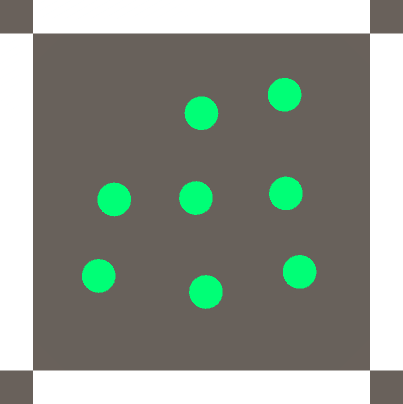
%> input picture Python/data/MultiSetTest1/0002_shot.png, 403 x 404 px; its folder holds only this picture in this run
$ octave aug_test.m   (GNU Octave 9; MATLAB toolbox functions it lacks are replaced by stand-ins)
%> lines starting %> are read from the running program, lines starting %| are printed output that depends on the picture


dataDir = 'MultiSetTest1';%fullfile('data', '291');
mkdir('test_imgs/');
count = 0;
f_lst = [];
f_lst = [f_lst; dir(fullfile(dataDir, '*.png'))];
f_lst = [f_lst; dir(fullfile(dataDir, '*.bmp'))];
for f_iter = 1:numel(f_lst)
%     disp(f_iter);
    f_info = f_lst(f_iter);
    if f_info.name == '.'
        continue;
    end

    f_path = fullfile(dataDir,f_info.name);
    img_raw = imread(f_path);
%> img_raw is the input picture: size 404x403x3 uint8; mean R, G, B 141.1, 147.4, 137.3
    img_raw = rgb2gray(img_raw);
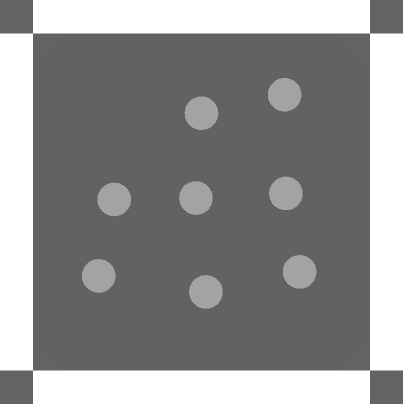
%> img_raw: size 404x403 uint8; min 98, max 255, mean 144.1
    img_raw = im2double(img_raw(:,:,1));
%> img_raw: size 404x403 double

    img_size = size(img_raw);
%> img_size = [404 403]
    width = img_size(2);
%> width = 403
    height = img_size(1);
%> height = 404


    img_raw = img_raw(33:end-33,33:end-33);
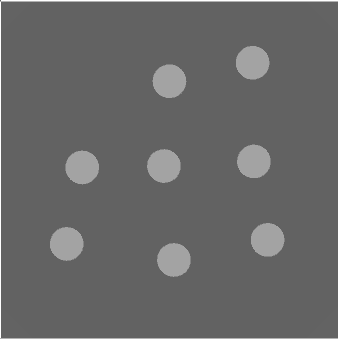
%> img_raw: size 339x338 double; min 0.384, max 1, mean 0.406


    img_size = size(img_raw);
%> img_size = [339 338]

    img_save = imresize(img_raw, [128,128], 'method','bicubic');
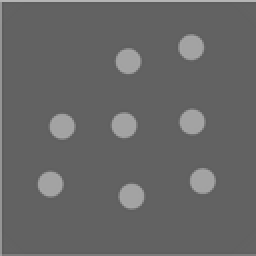
%> img_save: size 128x128 double (shown 2 times larger); min 0.358, max 0.712, mean 0.405


    img_name = sprintf('test_imgs/%d', count);
    count = count + 1;
    save(img_name, 'img_save');
    % [98 lines of commented-out code are left out]


end

$ run again, on Python/data/MultiSetTest1/0031_shot.png
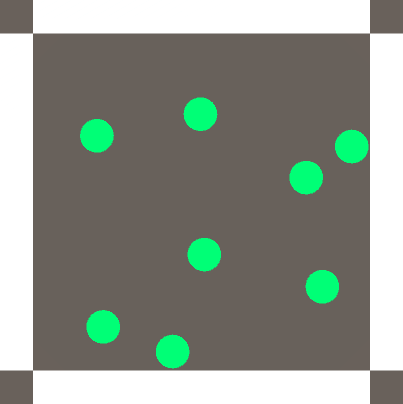
%> input picture Python/data/MultiSetTest1/0031_shot.png, 403 x 404 px
%> img_raw is the input picture: size 404x403x3 uint8; mean R, G, B 141.1, 147.4, 137.3
%> `img_raw = img_raw(33:end-33,33:end-33);`:
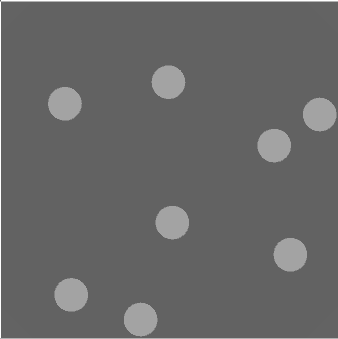
%> img_raw: size 339x338 double; min 0.384, max 1, mean 0.406
%> `img_save = imresize(img_raw, [128,128], 'method','bicubic');`:
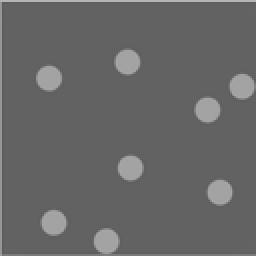
%> img_save: size 128x128 double (shown 2 times larger); min 0.358, max 0.712, mean 0.405

$ run again, on Python/data/MultiSetTest1/0038_shot.png
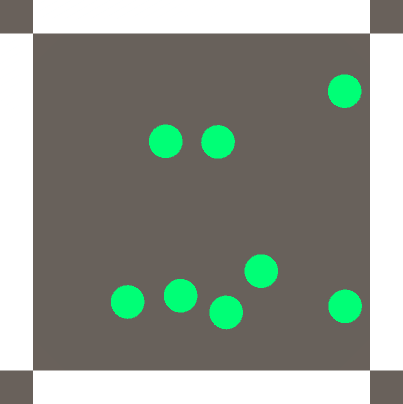
%> input picture Python/data/MultiSetTest1/0038_shot.png, 403 x 404 px
%> img_raw is the input picture: size 404x403x3 uint8; mean R, G, B 141.1, 147.4, 137.3
%> `img_raw = img_raw(33:end-33,33:end-33);`:
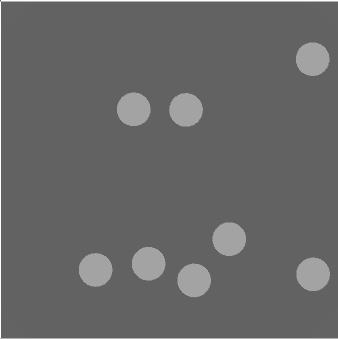
%> img_raw: size 339x338 double; min 0.384, max 1, mean 0.406
%> `img_save = imresize(img_raw, [128,128], 'method','bicubic');`:
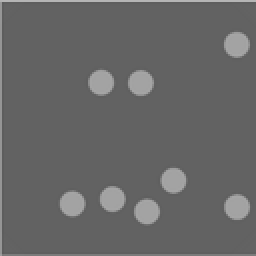
%> img_save: size 128x128 double (shown 2 times larger); min 0.358, max 0.712, mean 0.405

$ run again, on Python/data/MultiSetTest1/0042_shot.png
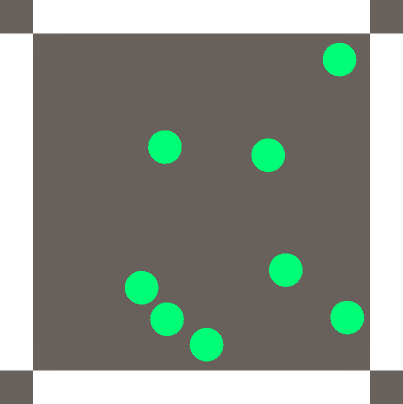
%> input picture Python/data/MultiSetTest1/0042_shot.png, 403 x 404 px
%> img_raw is the input picture: size 404x403x3 uint8; mean R, G, B 141.1, 147.4, 137.3
%> `img_raw = img_raw(33:end-33,33:end-33);`:
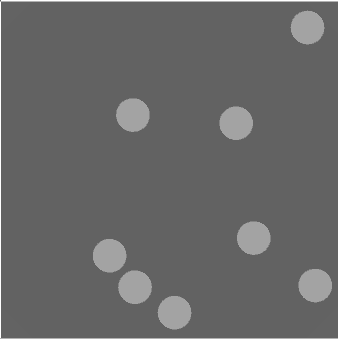
%> img_raw: size 339x338 double; min 0.384, max 1, mean 0.406
%> `img_save = imresize(img_raw, [128,128], 'method','bicubic');`:
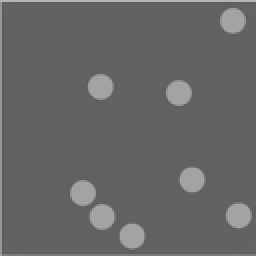
%> img_save: size 128x128 double (shown 2 times larger); min 0.358, max 0.712, mean 0.405

$ run again, on Python/data/MultiSetTest1/0008_shot.png
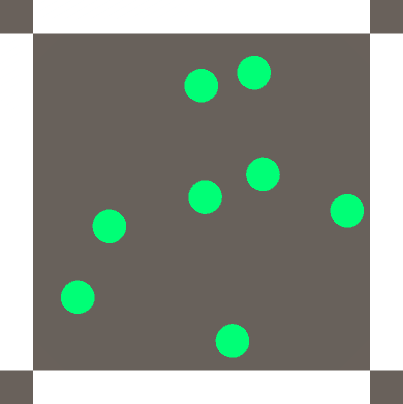
%> input picture Python/data/MultiSetTest1/0008_shot.png, 403 x 404 px
%> img_raw is the input picture: size 404x403x3 uint8; mean R, G, B 141.1, 147.4, 137.3
%> `img_raw = img_raw(33:end-33,33:end-33);`:
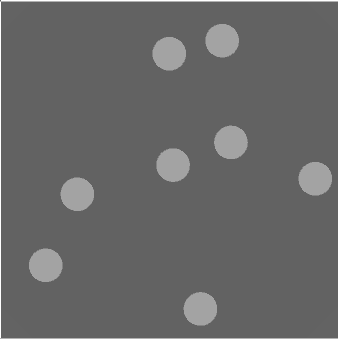
%> img_raw: size 339x338 double; min 0.384, max 1, mean 0.406
%> `img_save = imresize(img_raw, [128,128], 'method','bicubic');`:
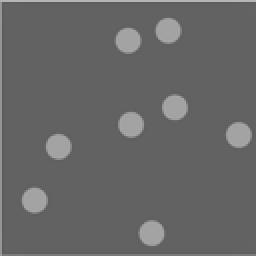
%> img_save: size 128x128 double (shown 2 times larger); min 0.358, max 0.712, mean 0.405
